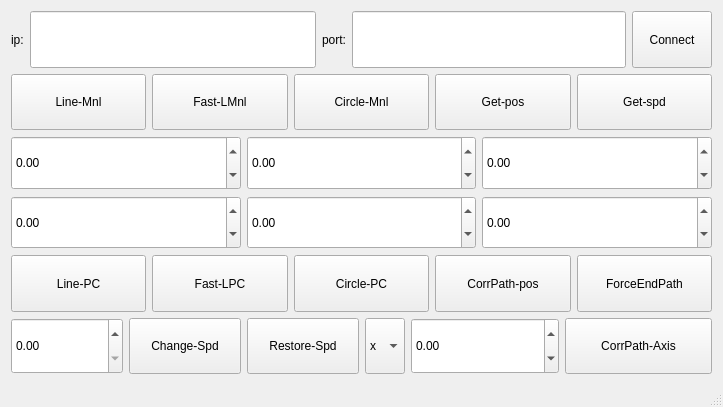
<?xml version="1.0" encoding="UTF-8"?>
<ui version="4.0">
 <class>test_uiClass</class>
 <widget class="QMainWindow" name="test_uiClass">
  <property name="geometry">
   <rect>
    <x>0</x>
    <y>0</y>
    <width>723</width>
    <height>407</height>
   </rect>
  </property>
  <property name="windowTitle">
   <string>YCR-CONTROL</string>
  </property>
  <widget class="QWidget" name="centralWidget">
   <layout class="QVBoxLayout" name="verticalLayout_2" stretch="1,1,2,1,1">
    <item>
     <layout class="QHBoxLayout" name="horizontalLayout_3">
      <item>
       <layout class="QHBoxLayout" name="horizontalLayout">
        <item>
         <widget class="QLabel" name="label">
          <property name="text">
           <string>ip:</string>
          </property>
         </widget>
        </item>
        <item>
         <widget class="QLineEdit" name="ipEdit">
          <property name="sizePolicy">
           <sizepolicy hsizetype="Expanding" vsizetype="Minimum">
            <horstretch>0</horstretch>
            <verstretch>0</verstretch>
           </sizepolicy>
          </property>
         </widget>
        </item>
       </layout>
      </item>
      <item>
       <layout class="QHBoxLayout" name="horizontalLayout_2">
        <item>
         <widget class="QLabel" name="label_2">
          <property name="text">
           <string>port:</string>
          </property>
         </widget>
        </item>
        <item>
         <widget class="QLineEdit" name="portEdit">
          <property name="sizePolicy">
           <sizepolicy hsizetype="Expanding" vsizetype="Minimum">
            <horstretch>0</horstretch>
            <verstretch>0</verstretch>
           </sizepolicy>
          </property>
         </widget>
        </item>
       </layout>
      </item>
      <item>
       <widget class="QPushButton" name="connectBtn">
        <property name="sizePolicy">
         <sizepolicy hsizetype="Minimum" vsizetype="Minimum">
          <horstretch>0</horstretch>
          <verstretch>0</verstretch>
         </sizepolicy>
        </property>
        <property name="text">
         <string notr="true">Connect</string>
        </property>
       </widget>
      </item>
     </layout>
    </item>
    <item>
     <layout class="QHBoxLayout" name="horizontalLayout_4">
      <item>
       <widget class="QPushButton" name="lineMnlBtn">
        <property name="sizePolicy">
         <sizepolicy hsizetype="Minimum" vsizetype="Minimum">
          <horstretch>0</horstretch>
          <verstretch>0</verstretch>
         </sizepolicy>
        </property>
        <property name="text">
         <string>Line-Mnl</string>
        </property>
       </widget>
      </item>
      <item>
       <widget class="QPushButton" name="fastLocMnlBtn">
        <property name="sizePolicy">
         <sizepolicy hsizetype="Minimum" vsizetype="Minimum">
          <horstretch>0</horstretch>
          <verstretch>0</verstretch>
         </sizepolicy>
        </property>
        <property name="text">
         <string>Fast-LMnl</string>
        </property>
       </widget>
      </item>
      <item>
       <widget class="QPushButton" name="circleMnlBtn">
        <property name="sizePolicy">
         <sizepolicy hsizetype="Minimum" vsizetype="Minimum">
          <horstretch>0</horstretch>
          <verstretch>0</verstretch>
         </sizepolicy>
        </property>
        <property name="text">
         <string>Circle-Mnl</string>
        </property>
       </widget>
      </item>
      <item>
       <widget class="QPushButton" name="getPosBtn">
        <property name="sizePolicy">
         <sizepolicy hsizetype="Minimum" vsizetype="Minimum">
          <horstretch>0</horstretch>
          <verstretch>0</verstretch>
         </sizepolicy>
        </property>
        <property name="text">
         <string>Get-pos</string>
        </property>
       </widget>
      </item>
      <item>
       <widget class="QPushButton" name="getSpdBtn">
        <property name="sizePolicy">
         <sizepolicy hsizetype="Minimum" vsizetype="Minimum">
          <horstretch>0</horstretch>
          <verstretch>0</verstretch>
         </sizepolicy>
        </property>
        <property name="text">
         <string>Get-spd</string>
        </property>
       </widget>
      </item>
     </layout>
    </item>
    <item>
     <layout class="QVBoxLayout" name="verticalLayout">
      <item>
       <layout class="QHBoxLayout" name="horizontalLayout_7">
        <item>
         <widget class="QDoubleSpinBox" name="xSpnBx">
          <property name="sizePolicy">
           <sizepolicy hsizetype="Minimum" vsizetype="Minimum">
            <horstretch>0</horstretch>
            <verstretch>0</verstretch>
           </sizepolicy>
          </property>
          <property name="minimum">
           <double>-100000.000000000000000</double>
          </property>
          <property name="maximum">
           <double>100000.000000000000000</double>
          </property>
         </widget>
        </item>
        <item>
         <widget class="QDoubleSpinBox" name="ySpnBx">
          <property name="sizePolicy">
           <sizepolicy hsizetype="Minimum" vsizetype="Minimum">
            <horstretch>0</horstretch>
            <verstretch>0</verstretch>
           </sizepolicy>
          </property>
          <property name="minimum">
           <double>-100000.000000000000000</double>
          </property>
          <property name="maximum">
           <double>100000.000000000000000</double>
          </property>
         </widget>
        </item>
        <item>
         <widget class="QDoubleSpinBox" name="zSpnBx">
          <property name="sizePolicy">
           <sizepolicy hsizetype="Minimum" vsizetype="Minimum">
            <horstretch>0</horstretch>
            <verstretch>0</verstretch>
           </sizepolicy>
          </property>
          <property name="minimum">
           <double>-100000.000000000000000</double>
          </property>
          <property name="maximum">
           <double>100000.000000000000000</double>
          </property>
         </widget>
        </item>
       </layout>
      </item>
      <item>
       <layout class="QHBoxLayout" name="horizontalLayout_8">
        <item>
         <widget class="QDoubleSpinBox" name="rxSpnBx">
          <property name="sizePolicy">
           <sizepolicy hsizetype="Minimum" vsizetype="Minimum">
            <horstretch>0</horstretch>
            <verstretch>0</verstretch>
           </sizepolicy>
          </property>
          <property name="minimum">
           <double>-100000.000000000000000</double>
          </property>
          <property name="maximum">
           <double>100000.000000000000000</double>
          </property>
         </widget>
        </item>
        <item>
         <widget class="QDoubleSpinBox" name="rySpnBx">
          <property name="sizePolicy">
           <sizepolicy hsizetype="Minimum" vsizetype="Minimum">
            <horstretch>0</horstretch>
            <verstretch>0</verstretch>
           </sizepolicy>
          </property>
          <property name="minimum">
           <double>-100000.000000000000000</double>
          </property>
          <property name="maximum">
           <double>100000.000000000000000</double>
          </property>
         </widget>
        </item>
        <item>
         <widget class="QDoubleSpinBox" name="rzSpnBx">
          <property name="sizePolicy">
           <sizepolicy hsizetype="Minimum" vsizetype="Minimum">
            <horstretch>0</horstretch>
            <verstretch>0</verstretch>
           </sizepolicy>
          </property>
          <property name="minimum">
           <double>-100000.000000000000000</double>
          </property>
          <property name="maximum">
           <double>100000.000000000000000</double>
          </property>
         </widget>
        </item>
       </layout>
      </item>
     </layout>
    </item>
    <item>
     <layout class="QHBoxLayout" name="horizontalLayout_5">
      <item>
       <widget class="QPushButton" name="linePCBtn">
        <property name="sizePolicy">
         <sizepolicy hsizetype="Minimum" vsizetype="Minimum">
          <horstretch>0</horstretch>
          <verstretch>0</verstretch>
         </sizepolicy>
        </property>
        <property name="text">
         <string>Line-PC</string>
        </property>
       </widget>
      </item>
      <item>
       <widget class="QPushButton" name="fastLPCBtn">
        <property name="sizePolicy">
         <sizepolicy hsizetype="Minimum" vsizetype="Minimum">
          <horstretch>0</horstretch>
          <verstretch>0</verstretch>
         </sizepolicy>
        </property>
        <property name="text">
         <string>Fast-LPC</string>
        </property>
       </widget>
      </item>
      <item>
       <widget class="QPushButton" name="circlePCBtn">
        <property name="sizePolicy">
         <sizepolicy hsizetype="Minimum" vsizetype="Minimum">
          <horstretch>0</horstretch>
          <verstretch>0</verstretch>
         </sizepolicy>
        </property>
        <property name="text">
         <string>Circle-PC</string>
        </property>
       </widget>
      </item>
      <item>
       <widget class="QPushButton" name="corrPathPosBtn">
        <property name="sizePolicy">
         <sizepolicy hsizetype="Minimum" vsizetype="Minimum">
          <horstretch>0</horstretch>
          <verstretch>0</verstretch>
         </sizepolicy>
        </property>
        <property name="text">
         <string>CorrPath-pos</string>
        </property>
       </widget>
      </item>
      <item>
       <widget class="QPushButton" name="forceEndPathBtn">
        <property name="sizePolicy">
         <sizepolicy hsizetype="Minimum" vsizetype="Minimum">
          <horstretch>0</horstretch>
          <verstretch>0</verstretch>
         </sizepolicy>
        </property>
        <property name="text">
         <string>ForceEndPath</string>
        </property>
       </widget>
      </item>
     </layout>
    </item>
    <item>
     <layout class="QHBoxLayout" name="horizontalLayout_10" stretch="5,5">
      <item>
       <layout class="QHBoxLayout" name="horizontalLayout_6">
        <item>
         <widget class="QDoubleSpinBox" name="spdSpnBx">
          <property name="sizePolicy">
           <sizepolicy hsizetype="Minimum" vsizetype="Minimum">
            <horstretch>0</horstretch>
            <verstretch>0</verstretch>
           </sizepolicy>
          </property>
          <property name="maximum">
           <double>1.500000000000000</double>
          </property>
          <property name="singleStep">
           <double>0.010000000000000</double>
          </property>
         </widget>
        </item>
        <item>
         <widget class="QPushButton" name="changeSpdBtn">
          <property name="sizePolicy">
           <sizepolicy hsizetype="Minimum" vsizetype="Minimum">
            <horstretch>0</horstretch>
            <verstretch>0</verstretch>
           </sizepolicy>
          </property>
          <property name="text">
           <string>Change-Spd</string>
          </property>
         </widget>
        </item>
        <item>
         <widget class="QPushButton" name="restoreSpdBtn">
          <property name="sizePolicy">
           <sizepolicy hsizetype="Minimum" vsizetype="Minimum">
            <horstretch>0</horstretch>
            <verstretch>0</verstretch>
           </sizepolicy>
          </property>
          <property name="text">
           <string>Restore-Spd</string>
          </property>
         </widget>
        </item>
       </layout>
      </item>
      <item>
       <layout class="QHBoxLayout" name="horizontalLayout_9" stretch="1,4,4">
        <item>
         <widget class="QComboBox" name="corrPSACmbBx">
          <property name="sizePolicy">
           <sizepolicy hsizetype="Preferred" vsizetype="Minimum">
            <horstretch>0</horstretch>
            <verstretch>0</verstretch>
           </sizepolicy>
          </property>
          <item>
           <property name="text">
            <string>x</string>
           </property>
          </item>
          <item>
           <property name="text">
            <string>y</string>
           </property>
          </item>
          <item>
           <property name="text">
            <string>z</string>
           </property>
          </item>
          <item>
           <property name="text">
            <string>rx</string>
           </property>
          </item>
          <item>
           <property name="text">
            <string>ry</string>
           </property>
          </item>
          <item>
           <property name="text">
            <string>rz</string>
           </property>
          </item>
         </widget>
        </item>
        <item>
         <widget class="QDoubleSpinBox" name="corrPSASpnBx">
          <property name="sizePolicy">
           <sizepolicy hsizetype="Minimum" vsizetype="Minimum">
            <horstretch>0</horstretch>
            <verstretch>0</verstretch>
           </sizepolicy>
          </property>
          <property name="minimum">
           <double>-100000.000000000000000</double>
          </property>
          <property name="maximum">
           <double>100000.000000000000000</double>
          </property>
         </widget>
        </item>
        <item>
         <widget class="QPushButton" name="corrPathAxisBtn">
          <property name="sizePolicy">
           <sizepolicy hsizetype="Minimum" vsizetype="Minimum">
            <horstretch>0</horstretch>
            <verstretch>0</verstretch>
           </sizepolicy>
          </property>
          <property name="text">
           <string>CorrPath-Axis</string>
          </property>
         </widget>
        </item>
       </layout>
      </item>
     </layout>
    </item>
   </layout>
  </widget>
  <widget class="QStatusBar" name="statusBar"/>
 </widget>
 <layoutdefault spacing="6" margin="11"/>
 <resources>
  <include location="test_ui.qrc"/>
 </resources>
 <connections/>
</ui>
